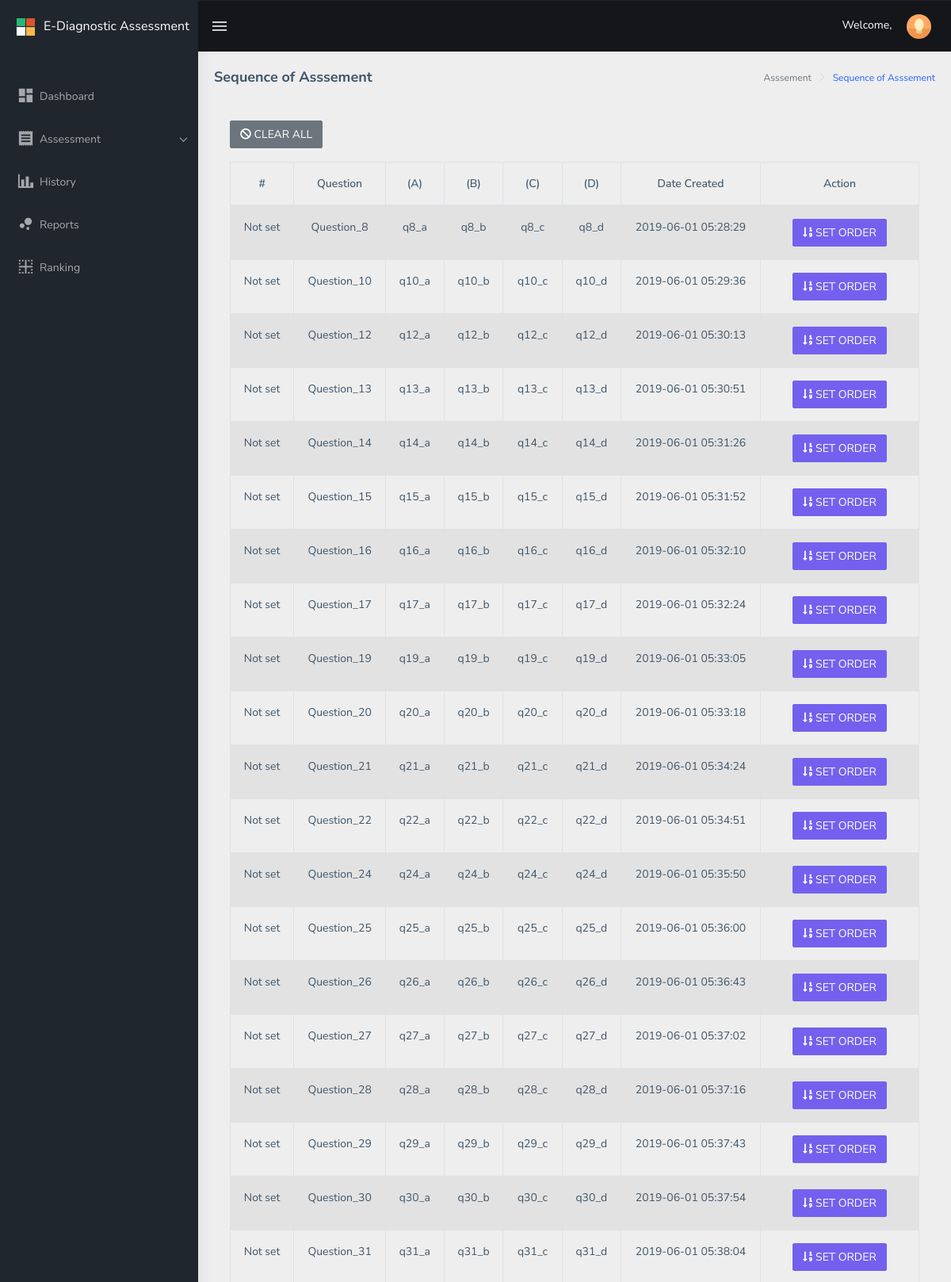
The page /tmp/x.php (upper part) on the database its author committed.
### tables this page shows
CREATE TABLE `drxassessment_assessment` (
  `drxassessment_id` int(11) NOT NULL,
  `drxassessment_question1` text NOT NULL,
  `drxassessment_answer` text NOT NULL,
  `drxassessment_domain` text NOT NULL,
  `drxassessment_q1_answer_1` text NOT NULL,
  `drxassessment_q1_answer_2` text NOT NULL,
  `drxassessment_q1_answer_3` text NOT NULL,
  `drxassessment_q1_answer_4` text NOT NULL,
  `drxassessment_order` int(11) NOT NULL,
  `drxassessment_order_value` text NOT NULL,
  `drxassessment_status` int(1) NOT NULL,
  `drxassessment_created_at` datetime NOT NULL,
  `drxassessment_updated_at` datetime NOT NULL
);

### tmp/x.php (the view, shortened to what this page needs)
<?php
include("../../../../config/common/asdasf9z09x0c90zx90123.php");
if (!empty($_SESSION['drxassessmentname'])) {
    $drxassessmentname = $_SESSION['drxassessmentname'];
} else {
    $drxassessmentname = "";
}
?>
<!DOCTYPE html>
<html dir="ltr" lang="en">
<head>
    <link href="../../../assets/libs/flot/css/float-chart.css" rel="stylesheet">
    <link href="../../../dist/css/style.min.css" rel="stylesheet">
    <link href="../../../assets/libs/datatables.net-bs4/css/dataTables.bootstrap4.css" rel="stylesheet">
</head>
<body>
    <div id="main-wrapper">
        <header class="topbar" data-navbarbg="skin5">
            <nav class="navbar top-navbar navbar-expand-md navbar-dark">
                <div class="navbar-header" data-logobg="skin5">
                    <a class="navbar-brand" href="../../../main/teacher">
                        <b class="logo-icon p-l-10">
                            <img src="../../../assets/images/logo-icon.png" alt="homepage" class="light-logo" />
                        </b>
                        <span class="logo-text">
                             <span style="font-size: 16px;">E-Diagnostic Assessment</span>
                        </span>
                    </a>
                </div>
                <div class="navbar-collapse collapse" id="navbarSupportedContent" data-navbarbg="skin5">
                    <ul class="navbar-nav float-left mr-auto">
                        <li class="nav-item d-none d-md-block"><a class="nav-link sidebartoggler waves-effect waves-light" href="javascript:void(0)" data-sidebartype="mini-sidebar"><i class="mdi mdi-menu font-24"></i></a></li>
                    </ul>
                    <ul class="navbar-nav float-right">
                        <li class="nav-item dropdown">
                          <span style="color: #fff;">Welcome, <?php echo $drxassessmentname; ?></span>
                            <a class="nav-link dropdown-toggle text-muted waves-effect waves-dark pro-pic" href="" data-toggle="dropdown" aria-haspopup="true" aria-expanded="false"><img src="../../../assets/images/users/1.jpg" alt="user" class="rounded-circle" width="31"></a>
                        </li>
                    </ul>
                </div>
            </nav>
        </header>
        <aside class="left-sidebar" data-sidebarbg="skin5">
            <div class="scroll-sidebar">
                <nav class="sidebar-nav">
                    <ul id="sidebarnav" class="p-t-30">
                        <li class="sidebar-item"> <a class=" sidebar-link waves-effect waves-dark sidebar-link" href="../../../main/teacher/" aria-expanded="false"><i class="mdi mdi-view-dashboard"></i><span class="hide-menu">Dashboard</span></a></li>
                        <li class="active sidebar-item"> <a class="sidebar-link has-arrow waves-effect waves-dark" href="javascript:void(0)" aria-expanded="false"><i class="mdi mdi-receipt"></i><span class="hide-menu">Assessment </span></a>
                        </li>
                        <li class="sidebar-item"> <a class="sidebar-link waves-effect waves-dark sidebar-link" href="#" aria-expanded="false"><i class="mdi mdi-chart-bar"></i><span class="hide-menu">History</span></a></li>
                        <li class="sidebar-item"> <a class="sidebar-link waves-effect waves-dark sidebar-link" href="#" aria-expanded="false"><i class="mdi mdi-chart-bubble"></i><span class="hide-menu">Reports</span></a></li>
                        <li class="sidebar-item"> <a class="sidebar-link waves-effect waves-dark sidebar-link" href="#" aria-expanded="false"><i class="mdi mdi-border-inside"></i><span class="hide-menu">Ranking</span></a></li>
                    </ul>
                </nav>
            </div>
        </aside>
        <div class="page-wrapper">
             <div class="page-breadcrumb">
                <div class="row">
                    <div class="col-12 d-flex no-block align-items-center">
                        <h4 class="page-title">Sequence of Asssement</h4>
                        <div class="ml-auto text-right">
                            <nav aria-label="breadcrumb">
                                <ol class="breadcrumb">
                                    <li class="breadcrumb-item active" aria-current="page">Asssement</li>
                                    <li class="breadcrumb-item active" aria-current="page"><a href="../sequence/">Sequence of Asssement</a></li>
                                </ol>
                            </nav>
                        </div>
                    </div>
                </div>
            </div>
            <div class="container-fluid">
							<div class="card-body">
                <button type="submit" data-toggle="modal" data-target="#clearAssessmentModal" onclick="clearAllOrder();" name="drx_submit_btn" class="btn btn-secondary btn-mg" style="margin-bottom: 2%;"><i class="fas fa-ban"></i> CLEAR ALL</button>
									<div class="table-responsive">
											<table id="zero_config" class="table table-striped table-bordered">
													<thead>
															<tr>
																	<th class="text-center">#</th>
																	<th class="text-center">Question</th>
																	<th class="text-center">(A)</th>
																	<th class="text-center">(B)</th>
																	<th class="text-center">(C)</th>
																	<th class="text-center">(D)</th>
																	<th class="text-center">Date Created</th>
																	<th class="text-center">Action</th>
															</tr>
													</thead>
													<tbody>
														<?php
	                          $connection->setAttribute(PDO::ATTR_ERRMODE, PDO::ERRMODE_EXCEPTION);
	                          $result = $connection->prepare("SELECT * FROM drxassessment_assessment ORDER BY drxassessment_order ASC");
	                          $result->execute();
	                              while ($row = $result->fetch(PDO::FETCH_ASSOC)) {
	                                     $drxassessment_id = $row['drxassessment_id'];
	                                     $drxassessment_question1 = $row['drxassessment_question1'];
																			 $drxassessment_q1_answer_1 = $row['drxassessment_q1_answer_1'];
	                                     $drxassessment_q1_answer_2 = $row['drxassessment_q1_answer_2'];
	                                     $drxassessment_q1_answer_3 = $row['drxassessment_q1_answer_3'];
	                                     $drxassessment_q1_answer_4 = $row['drxassessment_q1_answer_4'];
	                                     $drxassessment_created_at = $row['drxassessment_created_at'];
                                       $drxassessmentordervalue = $row['drxassessment_order_value'];
	                                     $drxassessmentstatus = $row['drxassessment_status'];
	                          ?>
															<tr>
																<td class="text-center">
                                  <?php
                                    if(empty($drxassessmentordervalue)) {
                                        echo "Not set";
                                    } else {
                                        echo $drxassessmentordervalue;
                                    }
                                  ?>
                                </td>
																<td class="text-center"><?php echo $drxassessment_question1; ?></td>
																<td class="text-center"><?php echo $drxassessment_q1_answer_1; ?></td>
																<td class="text-center"><?php echo $drxassessment_q1_answer_2; ?></td>
																<td class="text-center"><?php echo $drxassessment_q1_answer_3; ?></td>
																<td class="text-center"><?php echo $drxassessment_q1_answer_4; ?></td>
																<td class="text-center"><?php echo $drxassessment_created_at; ?></td>
																<td class="text-center" style="width: 200px;">
                                <?php if ($drxassessmentstatus === '0') { ?>
                                  <button type="button" data-toggle="modal" data-target="#assessmentModal" class="btn btn-primary btn-mg"
                                  onclick="setAssessmentOrder('<?php echo $drxassessment_id ; ?>',
                                                              '<?php echo $drxassessment_question1 ; ?>',
                                                              '<?php echo $drxassessment_q1_answer_1 ; ?>',
                                                              '<?php echo $drxassessment_q1_answer_2 ; ?>',
                                                              '<?php echo $drxassessment_q1_answer_3 ; ?>',
                                                              '<?php echo $drxassessment_q1_answer_4 ; ?>');">
                                  <i class="fas fa-sort-numeric-down"></i> SET ORDER
                                  </button>
                                <?php } else if ($drxassessmentstatus === '1') { ?>
                                  <button type="button" class="btn btn-warning btn-mg" disabled>
                                  <i class="fas fa-sort-numeric-down"></i> ASSIGNED
                                  </button>
                                <?php } ?>
																</td>
															</tr>
														<?php } ?>
													</tbody>
											</table>
				</div>
      </div>
    </div>
    </div>
</body>
</html>

### rows shown on the page
drxassessment_assessment: drxassessment_question1 "Question_8", drxassessment_q1_answer_1 "q8_a", drxassessment_q1_answer_2 "q8_b", drxassessment_q1_answer_3 "q8_c", drxassessment_q1_answer_4 "q8_d", drxassessment_created_at "2019-06-01 05:28:29"
drxassessment_assessment: drxassessment_question1 "Question_10", drxassessment_q1_answer_1 "q10_a", drxassessment_q1_answer_2 "q10_b", drxassessment_q1_answer_3 "q10_c", drxassessment_q1_answer_4 "q10_d", drxassessment_created_at "2019-06-01 05:29:36"
drxassessment_assessment: drxassessment_question1 "Question_12", drxassessment_q1_answer_1 "q12_a", drxassessment_q1_answer_2 "q12_b", drxassessment_q1_answer_3 "q12_c", drxassessment_q1_answer_4 "q12_d", drxassessment_created_at "2019-06-01 05:30:13"
drxassessment_assessment: drxassessment_question1 "Question_13", drxassessment_q1_answer_1 "q13_a", drxassessment_q1_answer_2 "q13_b", drxassessment_q1_answer_3 "q13_c", drxassessment_q1_answer_4 "q13_d", drxassessment_created_at "2019-06-01 05:30:51"
drxassessment_assessment: drxassessment_question1 "Question_14", drxassessment_q1_answer_1 "q14_a", drxassessment_q1_answer_2 "q14_b", drxassessment_q1_answer_3 "q14_c", drxassessment_q1_answer_4 "q14_d", drxassessment_created_at "2019-06-01 05:31:26"
drxassessment_assessment: drxassessment_question1 "Question_15", drxassessment_q1_answer_1 "q15_a", drxassessment_q1_answer_2 "q15_b", drxassessment_q1_answer_3 "q15_c", drxassessment_q1_answer_4 "q15_d", drxassessment_created_at "2019-06-01 05:31:52"
drxassessment_assessment: drxassessment_question1 "Question_16", drxassessment_q1_answer_1 "q16_a", drxassessment_q1_answer_2 "q16_b", drxassessment_q1_answer_3 "q16_c", drxassessment_q1_answer_4 "q16_d", drxassessment_created_at "2019-06-01 05:32:10"
drxassessment_assessment: drxassessment_question1 "Question_17", drxassessment_q1_answer_1 "q17_a", drxassessment_q1_answer_2 "q17_b", drxassessment_q1_answer_3 "q17_c", drxassessment_q1_answer_4 "q17_d", drxassessment_created_at "2019-06-01 05:32:24"
drxassessment_assessment: drxassessment_question1 "Question_19", drxassessment_q1_answer_1 "q19_a", drxassessment_q1_answer_2 "q19_b", drxassessment_q1_answer_3 "q19_c", drxassessment_q1_answer_4 "q19_d", drxassessment_created_at "2019-06-01 05:33:05"
drxassessment_assessment: drxassessment_question1 "Question_20", drxassessment_q1_answer_1 "q20_a", drxassessment_q1_answer_2 "q20_b", drxassessment_q1_answer_3 "q20_c", drxassessment_q1_answer_4 "q20_d", drxassessment_created_at "2019-06-01 05:33:18"
drxassessment_assessment: drxassessment_question1 "Question_21", drxassessment_q1_answer_1 "q21_a", drxassessment_q1_answer_2 "q21_b", drxassessment_q1_answer_3 "q21_c", drxassessment_q1_answer_4 "q21_d", drxassessment_created_at "2019-06-01 05:34:24"
drxassessment_assessment: drxassessment_question1 "Question_22", drxassessment_q1_answer_1 "q22_a", drxassessment_q1_answer_2 "q22_b", drxassessment_q1_answer_3 "q22_c", drxassessment_q1_answer_4 "q22_d", drxassessment_created_at "2019-06-01 05:34:51"
drxassessment_assessment: drxassessment_question1 "Question_24", drxassessment_q1_answer_1 "q24_a", drxassessment_q1_answer_2 "q24_b", drxassessment_q1_answer_3 "q24_c", drxassessment_q1_answer_4 "q24_d", drxassessment_created_at "2019-06-01 05:35:50"
drxassessment_assessment: drxassessment_question1 "Question_25", drxassessment_q1_answer_1 "q25_a", drxassessment_q1_answer_2 "q25_b", drxassessment_q1_answer_3 "q25_c", drxassessment_q1_answer_4 "q25_d", drxassessment_created_at "2019-06-01 05:36:00"
drxassessment_assessment: drxassessment_question1 "Question_26", drxassessment_q1_answer_1 "q26_a", drxassessment_q1_answer_2 "q26_b", drxassessment_q1_answer_3 "q26_c", drxassessment_q1_answer_4 "q26_d", drxassessment_created_at "2019-06-01 05:36:43"
drxassessment_assessment: drxassessment_question1 "Question_27", drxassessment_q1_answer_1 "q27_a", drxassessment_q1_answer_2 "q27_b", drxassessment_q1_answer_3 "q27_c", drxassessment_q1_answer_4 "q27_d", drxassessment_created_at "2019-06-01 05:37:02"
drxassessment_assessment: drxassessment_question1 "Question_28", drxassessment_q1_answer_1 "q28_a", drxassessment_q1_answer_2 "q28_b", drxassessment_q1_answer_3 "q28_c", drxassessment_q1_answer_4 "q28_d", drxassessment_created_at "2019-06-01 05:37:16"
drxassessment_assessment: drxassessment_question1 "Question_29", drxassessment_q1_answer_1 "q29_a", drxassessment_q1_answer_2 "q29_b", drxassessment_q1_answer_3 "q29_c", drxassessment_q1_answer_4 "q29_d", drxassessment_created_at "2019-06-01 05:37:43"
drxassessment_assessment: drxassessment_question1 "Question_30", drxassessment_q1_answer_1 "q30_a", drxassessment_q1_answer_2 "q30_b", drxassessment_q1_answer_3 "q30_c", drxassessment_q1_answer_4 "q30_d", drxassessment_created_at "2019-06-01 05:37:54"
drxassessment_assessment: drxassessment_question1 "Question_31", drxassessment_q1_answer_1 "q31_a", drxassessment_q1_answer_2 "q31_b", drxassessment_q1_answer_3 "q31_c", drxassessment_q1_answer_4 "q31_d", drxassessment_created_at "2019-06-01 05:38:04"
